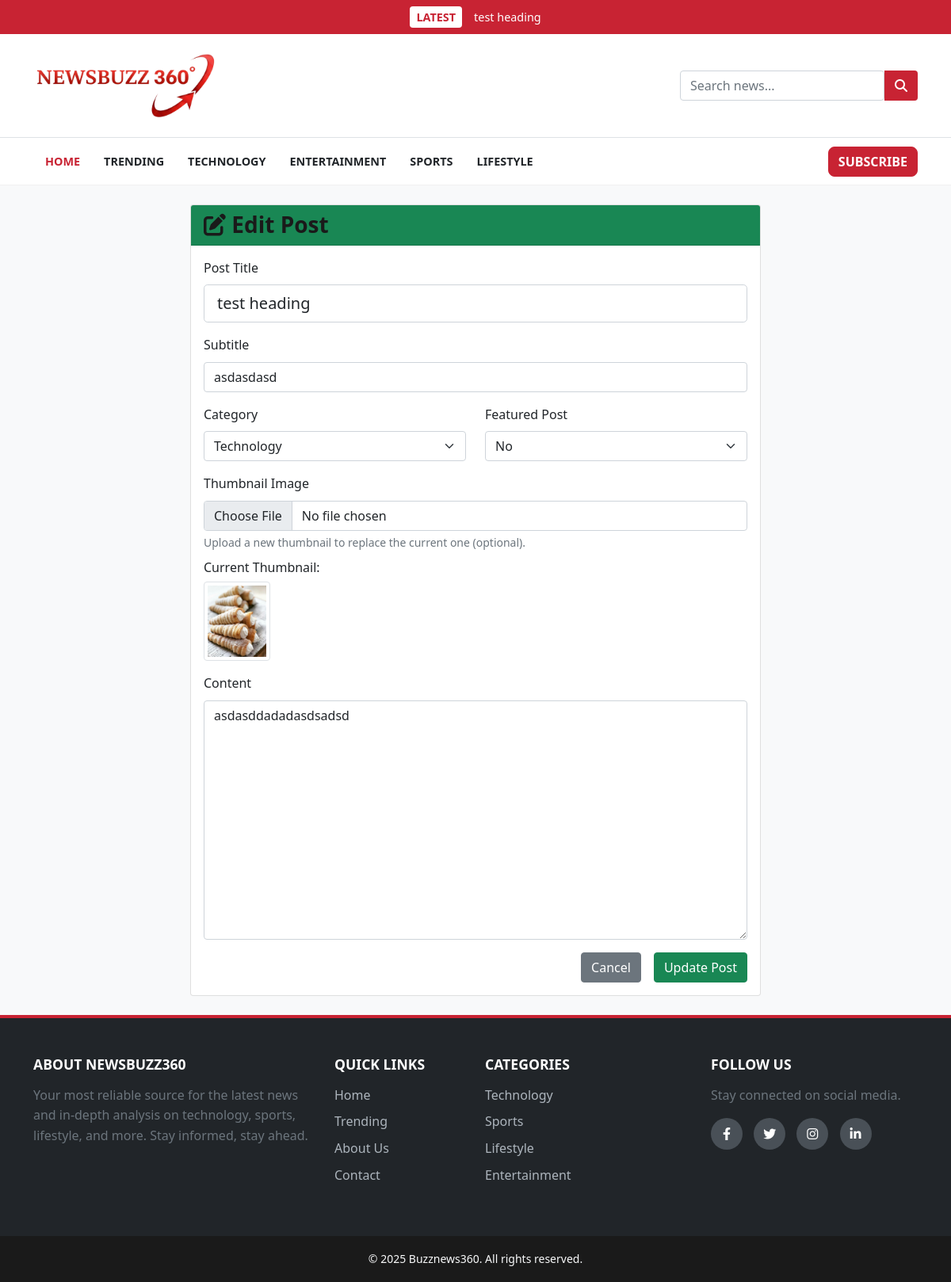
Page /edit-post/34 (signed in) on the committed database.
### models.py (models this page shows)
class Post(db.Model):
    id = db.Column(db.Integer, primary_key=True)
    title = db.Column(db.String(100), nullable=False)
    subtitle = db.Column(db.String(150), nullable=True)
    content = db.Column(db.Text, nullable=False)
    category = db.Column(db.String(50), nullable=True)
    thumbnail = db.Column(db.String(100), nullable=True)
    featured = db.Column(db.Boolean, default=False)
    created_at = db.Column(db.DateTime, default=datetime.utcnow)
    def __repr__(self):
        return f'<Post {self.title}>'

### app.py (the view, shortened to what this page needs)
@app.route("/edit-post/<int:id>", methods=["GET", "POST"])
@login_required
def edit_post(id):
    post = Post.query.get_or_404(id)
    form = PostForm(obj=post)
    return render_template("edit_post.html", form=form, post=post)

### forms.py
class PostForm(FlaskForm):
    title = StringField('Post Title', validators=[DataRequired(), Length(max=100)])
    subtitle = StringField('Subtitle', validators=[Optional(), Length(max=150)])
    content = TextAreaField('Content', validators=[DataRequired()])
    category = SelectField('Category', choices=[
        ('news', 'News'),
        ('technology', 'Technology'),
        ('sports', 'Sports'),
        ('entertainment', 'Entertainment'),
        ('lifestyle', 'Lifestyle'),
        ('other', 'Other')
    ], validators=[Optional()])
    thumbnail = FileField('Thumbnail Image', validators=[
        Optional(),
        FileAllowed(['jpg', 'jpeg', 'png', 'gif'], 'Images only!')
    ])
    featured = SelectField('Featured Post', choices=[
        ('no', 'No'),
        ('yes', 'Yes')
    ], default='no')
    submit = SubmitField('Publish Post')

### app.py (called while the page is built)
@login_manager.user_loader
def load_user(user_id):
    return User.query.get(int(user_id))

@app.context_processor
def inject_latest_post():
    latest_post = Post.query.order_by(Post.id.desc()).first()
    print(f"--- LATEST POST FOUND: {latest_post} ---")
    return dict(latest_post=latest_post)

@app.context_processor
@cache.cached(timeout=600)
def inject_categories():
    categories = db.session.query(Post.category, db.func.count(Post.id).label('count')).filter(Post.category.isnot(None), Post.category != '').group_by(Post.category).all()
    current_year = datetime.now().year
    return dict(categories=categories, current_year=current_year)

### templates/edit_post.html (shortened to what this page needs)
{% extends "base.html" %}
{% block content %}
<div class="container mt-4">
    <div class="row">
        <div class="col-md-8 mx-auto">
            <div class="card">
                <div class="card-header bg-success text-white">
                    <h3 class="mb-0"><i class="fas fa-edit"></i> Edit Post</h3>
                </div>
                <div class="card-body">
                    <form method="POST" enctype="multipart/form-data">
                        <div class="mb-3">
                            {{ form.title.label(class="form-label") }}
                            {{ form.title(class="form-control form-control-lg") }}
                        </div>
                        <div class="mb-3">
                            {{ form.subtitle.label(class="form-label") }}
                            {{ form.subtitle(class="form-control") }}
                        </div>
                        <div class="row mb-3">
                            <div class="col-md-6">
                                {{ form.category.label(class="form-label") }}
                                {{ form.category(class="form-select") }}
                            </div>
                            <div class="col-md-6">
                                {{ form.featured.label(class="form-label") }}
                                {{ form.featured(class="form-select") }}
                            </div>
                        </div>
                        <div class="mb-3">
                            {{ form.thumbnail.label(class="form-label") }}
                            {{ form.thumbnail(class="form-control") }}
                            <div class="form-text">Upload a new thumbnail to replace the current one (optional).</div>
                            {% if post.thumbnail %}
                            <div class="mt-2">
                                <p class="mb-1">Current Thumbnail:</p>
                                <img src="{{ url_for('static', filename='uploads/' + post.thumbnail) }}" class="img-thumbnail" style="max-height: 100px;">
                            </div>
                            {% endif %}
                        </div>
                        <div class="mb-3">
                            {{ form.content.label(class="form-label") }}
                            {{ form.content(class="form-control", id="editor", rows=12) }}
                        </div>
                        <div class="d-grid gap-2 d-md-flex justify-content-md-end">
                            <a href="{{ url_for('admin') }}" class="btn btn-secondary me-md-2">Cancel</a>
                            <button type="submit" class="btn btn-success">Update Post</button>
                        </div>
                    </form>
                </div>
            </div>
        </div>
    </div>
</div>
{% endblock %}

### templates/base.html (shortened to what this page needs)
<!DOCTYPE html>
<html lang="en">
<head>
    <link href="https://cdn.jsdelivr.net/npm/bootstrap@5.1.3/dist/css/bootstrap.min.css" rel="stylesheet">
    <link rel="stylesheet" href="https://cdnjs.cloudflare.com/ajax/libs/font-awesome/6.2.0/css/all.min.css">
    <link rel="stylesheet" href="{{ url_for('static', filename='style.css') }}">
</head>
<body>
    <header>
        {% if latest_post %}
        <a href="{{ url_for('article', id=latest_post.id) }}" class="top-breaking-bar-link">
            <div id="top-breaking-bar">
                <div class="container d-flex align-items-center justify-content-center">
                    <span class="breaking-tag">LATEST</span>
                    <span class="breaking-text">{{ latest_post.title }}</span>
                </div>
            </div>
        </a>
        {% endif %}
        <div id="header-main">
            <div class="container">
                <div class="header-main-wrapper">
                    <a class="navbar-brand logo" href="{{ url_for('home') }}">
                        <img src="{{ url_for('static', filename='images/logo.png') }}" alt="Newsbuzz360 Logo">
                    </a>
                    <form class="search-form ms-auto" action="{{ url_for('search') }}" method="GET">
                        <input type="text" class="form-control" name="query" placeholder="Search news..." required>
                        <button type="submit" class="btn"><i class="fas fa-search"></i></button>
                    </form>
                </div>
            </div>
        </div>
        <nav class="navbar navbar-expand-lg navbar-light" id="main-nav">
            <div class="container">
                <div class="collapse navbar-collapse" id="navbarNav">
                    <ul class="navbar-nav">
                        <li class="nav-item"><a class="nav-link active" href="{{ url_for('home') }}">Home</a></li>
                        <li class="nav-item"><a class="nav-link" href="{{ url_for('trending') }}">Trending</a></li>
                        <li class="nav-item"><a class="nav-link"
                                href="{{ url_for('category', category_name='technology') }}">Technology</a></li>
                        <li class="nav-item"><a class="nav-link"
                                href="{{ url_for('category', category_name='entertainment') }}">Entertainment</a></li>
                        <li class="nav-item"><a class="nav-link"
                                href="{{ url_for('category', category_name='sports') }}">Sports</a></li>
                        <li class="nav-item"><a class="nav-link"
                                href="{{ url_for('category', category_name='lifestyle') }}">Lifestyle</a></li>
                    </ul>
                    <ul class="navbar-nav ms-auto">
                        <li class="nav-item">
                            <a href="#" class="btn btn-danger subscribe-btn">Subscribe</a>
                        </li>
                    </ul>
                </div>
            </div>
        </nav>
    </header>
    <main class="my-4">
        <div class="container">
            {% block content %}{% endblock %}
        </div>
    </main>
    <footer class="main-footer bg-dark text-light">
        <div class="container pt-5 pb-4">
            <div class="row">
                <div class="col-md-4 mb-4">
                    <h5 class="footer-heading">About Newsbuzz360</h5>
                    <p class="text-muted">
                        Your most reliable source for the latest news and in-depth analysis on technology, sports,
                        lifestyle, and more. Stay informed, stay ahead.
                    </p>
                </div>
                <div class="col-md-2 mb-4">
                    <h5 class="footer-heading">Quick Links</h5>
                    <ul class="list-unstyled footer-links">
                        <li><a href="{{ url_for('home') }}">Home</a></li>
                        <li><a href="{{ url_for('trending') }}">Trending</a></li>
                        <li><a href="#">About Us</a></li>
                        <li><a href="#">Contact</a></li>
                    </ul>
                </div>
                <div class="col-md-3 mb-4">
                    <h5 class="footer-heading">Categories</h5>
                    <ul class="list-unstyled footer-links">
                        <li><a href="{{ url_for('category', category_name='technology') }}">Technology</a></li>
                        <li><a href="{{ url_for('category', category_name='sports') }}">Sports</a></li>
                        <li><a href="{{ url_for('category', category_name='lifestyle') }}">Lifestyle</a></li>
                        <li><a href="{{ url_for('category', category_name='entertainment') }}">Entertainment</a></li>
                    </ul>
                </div>
                <div class="col-md-3 mb-4">
                    <h5 class="footer-heading">Follow Us</h5>
                    <p class="text-muted">Stay connected on social media.</p>
                    <div class="social-icons">
                        <a href="#"><i class="fab fa-facebook-f"></i></a>
                        <a href="#"><i class="fab fa-twitter"></i></a>
                        <a href="#"><i class="fab fa-instagram"></i></a>
                        <a href="#"><i class="fab fa-linkedin-in"></i></a>
                    </div>
                </div>
            </div>
        </div>
        <div class="footer-bottom text-center py-3">
            <small>&copy; {{ current_year }} Buzznews360. All rights reserved.</small>
        </div>
    </footer>
</body>
</html>

### static/style.css (style rules this page uses)
:root { --primary-red: #c82333; --primary-dark-red: #a81e2a; --background-color: #f8f9fa; --surface-color: #ffffff; --text-color: #212529; --heading-color: #1a1a1a; --border-color: #dee2e6; --light-gray: #f1f1f1; --font-primary: 'Segoe UI', Tahoma, Geneva, Verdana, sans-serif; --font-logo: 'Playfair Display', serif; --border-radius-sm: 0.25rem; --border-radius-md: 0.5rem; --box-shadow: 0 4px 12px rgba(0, 0, 0, 0.08); }
body { font-family: var(--font-primary); background-color: var(--background-color); color: var(--text-color); line-height: 1.6; }
h1, h2, h3, h4, h5, h6 { color: var(--heading-color); font-weight: 700; }
a { color: var(--primary-red); text-decoration: none; transition: all 0.2s ease-in-out; }
a.top-breaking-bar-link, a.top-breaking-bar-link:hover { color: white; text-decoration: none; }
.logo img { height: 80px; width: auto; }
#top-breaking-bar { background-color: var(--primary-red); color: white; padding: 8px 0; font-size: 0.9rem; font-weight: 500; transition: all 0.3s ease-in-out; }
.breaking-tag { background-color: white; color: var(--primary-red); padding: 2px 8px; border-radius: 4px; font-weight: bold; margin-right: 15px; }
#header-main { background-color: var(--surface-color); padding: 20px 0; border-bottom: 1px solid var(--border-color); }
.header-main-wrapper { display: flex; align-items: center; justify-content: space-between; }
.logo { font-family: var(--font-logo); font-size: 2.5rem; font-weight: 700; color: var(--heading-color); }
.search-form { display: flex; width: 300px; }
.search-form .btn { background-color: var(--primary-red); color: white; border-top-left-radius: 0; border-bottom-left-radius: 0; }
#main-nav { background-color: var(--surface-color); border-bottom: 1px solid var(--light-gray); transition: all 0.3s ease; }
#main-nav .nav-link { font-weight: bold; color: var(--text-color); padding: 10px 15px; text-transform: uppercase; font-size: 0.9rem; }
#main-nav .nav-link:hover, #main-nav .nav-link.active { color: var(--primary-red); }
.subscribe-btn { font-weight: bold; text-transform: uppercase; background-color: var(--primary-red); border-color: var(--primary-red); border-radius: var(--border-radius-md); }
.main-footer { border-top: 4px solid var(--primary-red); }
.footer-heading { font-family: var(--font-headings); font-size: 1.1rem; text-transform: uppercase; margin-bottom: 1rem; color: #ffffff; }
.footer-links li { margin-bottom: 0.5rem; }
.footer-links a { color: #adb5bd; text-decoration: none; transition: all 0.2s ease; }
.social-icons a { display: inline-flex; align-items: center; justify-content: center; width: 40px; height: 40px; border-radius: 50%; background-color: #495057; color: #ffffff; margin-right: 10px; transition: all 0.3s ease; }
.footer-bottom { background-color: #1a1a1a; }

### rows in the picture
Post: title "test heading", subtitle "asdasdasd", category "Technology", featured "No", thumbnail (picture), content "asdasddadadasdsadsd"
